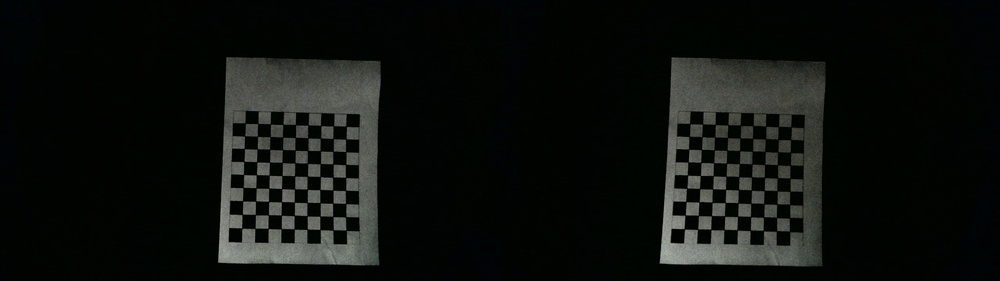
#> input picture better_image3.jpg, 1000 x 281 px, shrunk from 2560 x 720 before the run
$ python calibration.py
#> lines starting #> are read from the running program, lines starting #| are printed output that depends on the picture
import cv2
import numpy as np

def load_and_split_image(image_path):
    # Load the full stereo image
#> called with image_path = 'better_image3.jpg'
    full_image = cv2.imread(image_path)
#> full_image is the input picture: shape (281, 1000, 3); mean B, G, R 14.5, 17.5, 14.6
    # Assuming the image is split vertically down the middle
    height, width, _ = full_image.shape
#> height = 281; width = 1000
    left_img = full_image[:, :width//2]
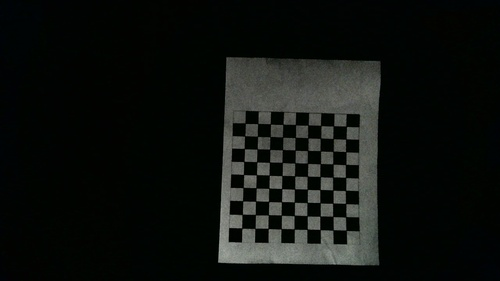
#> left_img: shape (281, 500, 3); mean B, G, R 15.6, 18.5, 15.6
    right_img = full_image[:, width//2:]
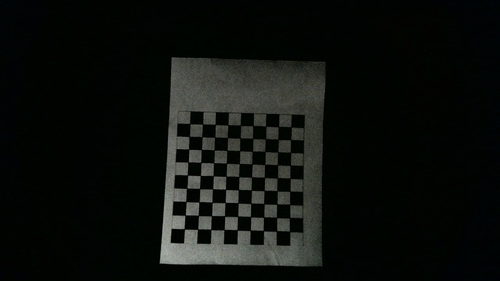
#> right_img: shape (281, 500, 3); mean B, G, R 13.5, 16.6, 13.5
    return left_img, right_img

def preprocess_image(image):
    gray = cv2.cvtColor(image, cv2.COLOR_BGR2GRAY)
    # Apply histogram equalization to improve contrast
    gray = cv2.equalizeHist(gray)
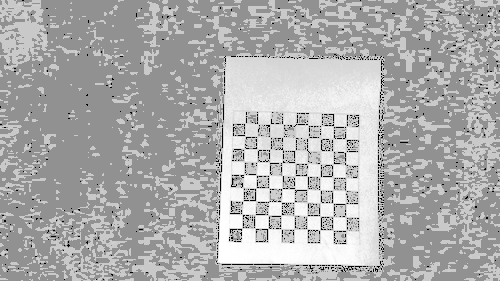
#> gray: shape (281, 500); min 0, max 255, mean 172.5
    # Apply Gaussian blur to reduce noise
    gray = cv2.GaussianBlur(gray, (5, 5), 0)
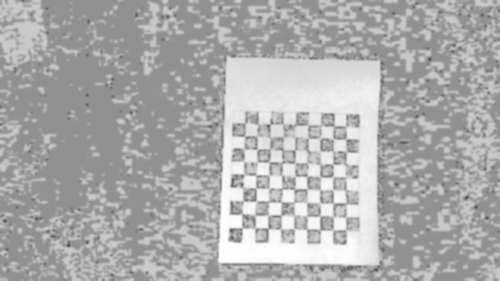
#> gray: shape (281, 500); min 76, max 255, mean 172.5
    return gray

def find_and_draw_corners(image, chessboard_size=(10, 10)):
    gray = preprocess_image(image)

    # Find the chessboard corners with adjusted parameters
    ret, corners = cv2.findChessboardCorners(gray, chessboard_size,
                                             cv2.CALIB_CB_ADAPTIVE_THRESH +
                                             cv2.CALIB_CB_NORMALIZE_IMAGE +
                                             cv2.CALIB_CB_FAST_CHECK)
#> ret = False; corners = None
    # If found, refine corners and draw them
    if ret:
        criteria = (cv2.TERM_CRITERIA_EPS + cv2.TERM_CRITERIA_MAX_ITER, 30, 0.001)
        corners = cv2.cornerSubPix(gray, corners, (11, 11), (-1, -1), criteria)
        cv2.drawChessboardCorners(image, chessboard_size, corners, ret)
    return image, ret, corners

def main():
    chessboard_size = (10, 10)  # Define the number of inner corners per a chessboard row and column
    left_img, right_img = load_and_split_image("better_image3.jpg")

    # Show the original images
    cv2.imshow('Original Left Image', left_img)
    cv2.imshow('Original Right Image', right_img)

    left_img_with_corners, retL, cornersL = find_and_draw_corners(left_img, chessboard_size)
#> retL = False
    right_img_with_corners, retR, cornersR = find_and_draw_corners(right_img, chessboard_size)
#> in preprocess_image (call 2), `gray = cv2.equalizeHist(gray)`:
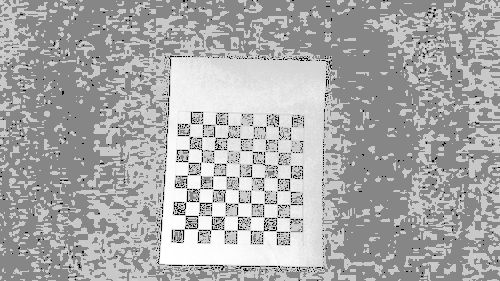
#> gray: shape (281, 500); min 0, max 255, mean 169.1
#> in preprocess_image (call 2), `gray = cv2.GaussianBlur(gray, (5, 5), 0)`:
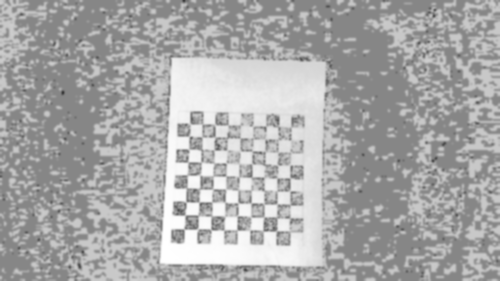
#> gray: shape (281, 500); min 60, max 255, mean 169.1
#> retR = False

    # Show the images with corners drawn
    if retL and retR:
        cv2.imshow('Left Image with Corners', left_img_with_corners)
        cv2.imshow('Right Image with Corners', right_img_with_corners)
    else:
        print("Chessboard corners not found in one or both images.")

    cv2.waitKey(0)
    cv2.destroyAllWindows()

if __name__ == "__main__":
    main()

$ run again, with better_image2.jpg copied over better_image3.jpg
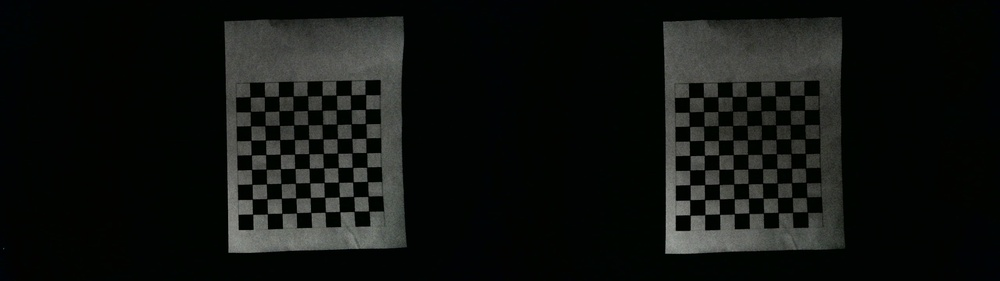
#> input picture better_image2.jpg, 1000 x 281 px, shrunk from 2560 x 720 before the run
#> in load_and_split_image, full_image is the input picture: shape (281, 1000, 3); mean B, G, R 16.5, 18.8, 16.7
#> in preprocess_image, `gray = cv2.GaussianBlur(gray, (5, 5), 0)`:
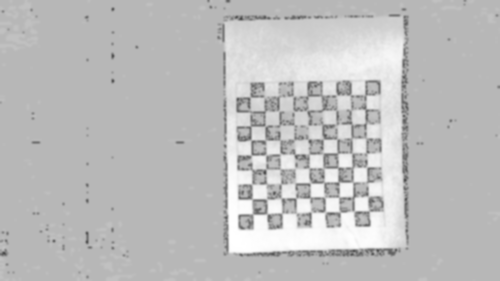
#> gray: shape (281, 500); min 77, max 255, mean 189.1
#> ret = False; corners = None
#> retL = False
#> in preprocess_image (call 2), `gray = cv2.GaussianBlur(gray, (5, 5), 0)`:
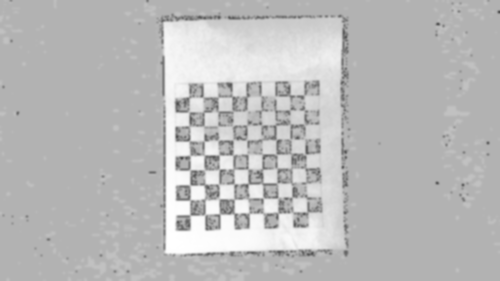
#> gray: shape (281, 500); min 80, max 255, mean 186.1

$ run again, with asemboard.jpg copied over better_image3.jpg
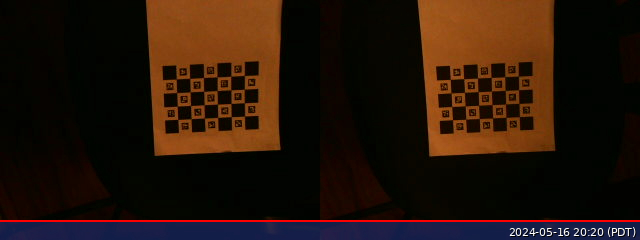
#> input picture asemboard.jpg, 640 x 240 px
#> in load_and_split_image, full_image is the input picture: shape (240, 640, 3); mean B, G, R 10.2, 20.8, 37.9
#> in preprocess_image, `gray = cv2.GaussianBlur(gray, (5, 5), 0)`:
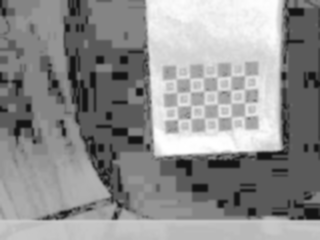
#> gray: shape (240, 320); min 18, max 255, mean 142.8
#> ret = False; corners = None
#> retL = False
#> in preprocess_image (call 2), `gray = cv2.GaussianBlur(gray, (5, 5), 0)`:
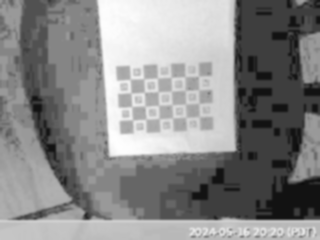
#> gray: shape (240, 320); min 14, max 254, mean 136.4
